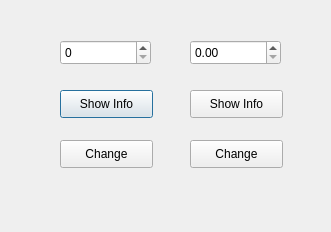
<?xml version="1.0" encoding="UTF-8"?>
<ui version="4.0">
 <class>Dialog</class>
 <widget class="QDialog" name="Dialog">
  <property name="geometry">
   <rect>
    <x>0</x>
    <y>0</y>
    <width>331</width>
    <height>232</height>
   </rect>
  </property>
  <property name="windowTitle">
   <string>Dialog</string>
  </property>
  <widget class="QSpinBox" name="spinbox_Test">
   <property name="geometry">
    <rect>
     <x>60</x>
     <y>40</y>
     <width>91</width>
     <height>25</height>
    </rect>
   </property>
  </widget>
  <widget class="QDoubleSpinBox" name="doublespinbox_Test">
   <property name="geometry">
    <rect>
     <x>190</x>
     <y>40</y>
     <width>91</width>
     <height>25</height>
    </rect>
   </property>
  </widget>
  <widget class="QPushButton" name="btn_showInfo">
   <property name="geometry">
    <rect>
     <x>60</x>
     <y>90</y>
     <width>93</width>
     <height>28</height>
    </rect>
   </property>
   <property name="text">
    <string>Show Info</string>
   </property>
  </widget>
  <widget class="QPushButton" name="btn_changeRangeStep">
   <property name="geometry">
    <rect>
     <x>60</x>
     <y>140</y>
     <width>93</width>
     <height>28</height>
    </rect>
   </property>
   <property name="text">
    <string>Change</string>
   </property>
  </widget>
  <widget class="QPushButton" name="btn_doubleShowInfo">
   <property name="geometry">
    <rect>
     <x>190</x>
     <y>90</y>
     <width>93</width>
     <height>28</height>
    </rect>
   </property>
   <property name="text">
    <string>Show Info</string>
   </property>
  </widget>
  <widget class="QPushButton" name="btn_doubleChangeRangeStep">
   <property name="geometry">
    <rect>
     <x>190</x>
     <y>140</y>
     <width>93</width>
     <height>28</height>
    </rect>
   </property>
   <property name="text">
    <string>Change</string>
   </property>
  </widget>
 </widget>
 <resources/>
 <connections/>
</ui>
